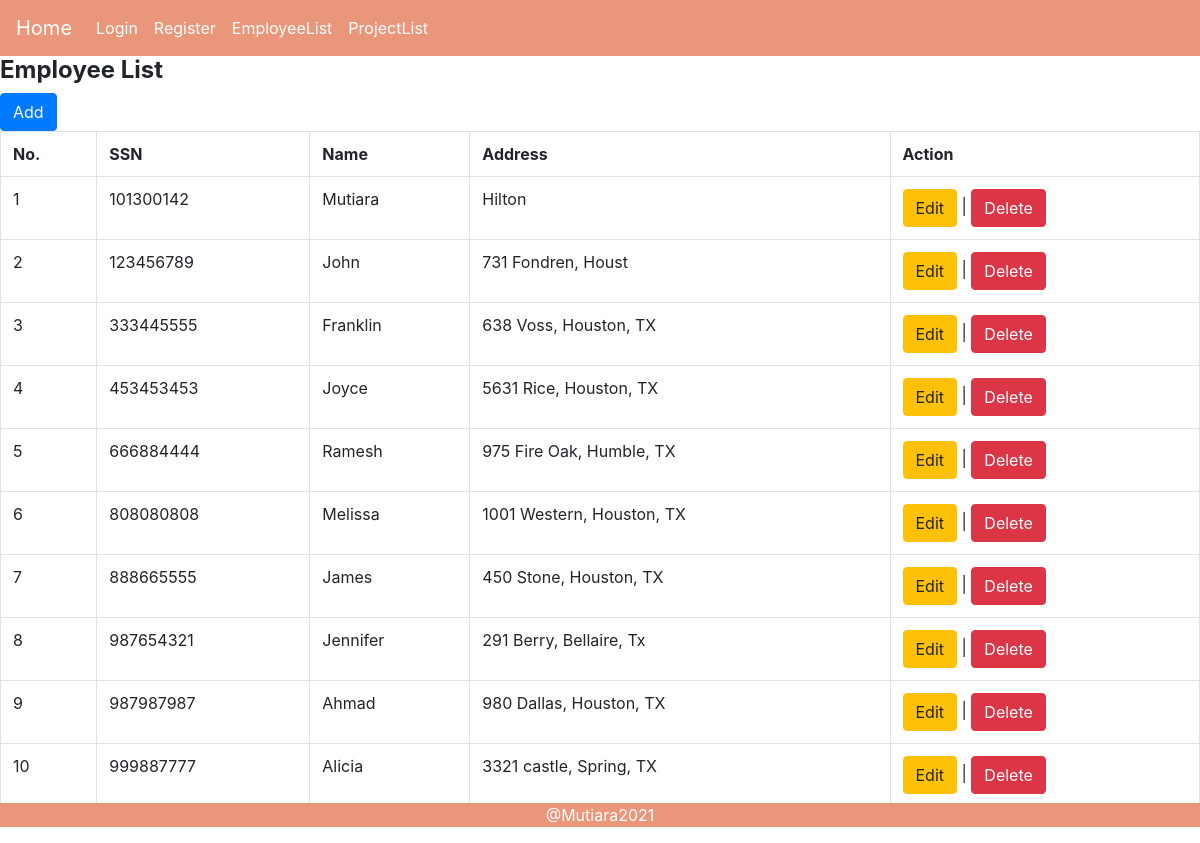
The page /index.php?p=employeelist on the database its author committed.
### tables this page shows
CREATE TABLE `employee` (
  `fname` varchar(20) DEFAULT NULL,
  `minit` char(1) DEFAULT NULL,
  `lname` varchar(20) DEFAULT NULL,
  `ssn` char(9) NOT NULL,
  `bdate` date DEFAULT NULL,
  `address` varchar(30) DEFAULT NULL,
  `sex` char(1) DEFAULT NULL,
  `salary` int(5) DEFAULT NULL,
  `super_ssn` char(9) DEFAULT NULL,
  `dno` int(1) DEFAULT NULL
);

### inc.koneksi.php (called while the page is built, shortened)
<?php
    class Connection{
        private $host = "localhost";
        private $struser = "root";
        private $strpassword = "";
        private $strdbname = "company";
        function connect(){
            $conn = mysqli_connect($this->host,$this->struser, $this->strpassword);
            mysqli_select_db($conn, $this->strdbname);
            $this->connection = $conn;
        }
    }
?>

### class/class.Employee.php (called while the page is built, shortened)
<?php
    class Employee extends Connection{
        public function __get($atribute) {
            if (property_exists($this, $atribute)) {
                return $this->$atribute;
            }
        }
        public function SelectAllEmployee(){
            $sql = "SELECT * FROM employee";
            $result = mysqli_query($this->connection, $sql);
            $arrResult = Array();
            $cnt=0;
            if(mysqli_num_rows($result) > 0) {
                while ($data = mysqli_fetch_array($result)) {
                    $objEmployee = new Employee();
                    $objEmployee->ssn=$data['ssn'];
                    $objEmployee->fname=$data['fname'];
                    $objEmployee->address=$data['address' ];
                    $arrResult[$cnt] = $objEmployee;
                    $cnt++;
                }
            }
            return $arrResult;
        }
    }
?>

### pages/employeelist.php (the view)
<h4 class="title">
<span class="text">
<strong>Employee List</strong>
</span></h4>
<a class="btn btn-primary" href="index.php?p=employee">Add</a>
<table class="table table-bordered">
    <tr>
        <th>No.</th>
        <th>SSN</th>
        <th>Name</th>
        <th>Address</th>
        <th>Action</th>
    </tr>
    <?php
        require_once('./class/class.Employee.php');
        $objEmployee = new Employee();
        $arrayResult = $objEmployee->SelectAllEmployee();
        if(count($arrayResult) == 0){
         echo '<tr><td colspan="5">Tidak ada data!</td></tr>';
        } else{
            $no = 1;
            foreach ($arrayResult as $dataEmployee) {
                echo '<tr>';
                echo '<td>'.$no.'</td>';
                echo '<td>'.$dataEmployee->ssn.'</td>';
                echo '<td>'.$dataEmployee->fname.'</td>';
                echo '<td>'.$dataEmployee->address.'</td>';
                echo '<td> <a class="btn btn-warning" href="index.php?p=employee&ssn='.$dataEmployee->ssn.'"> Edit </a>
                | <a class="btn btn-danger" href="index.php?p=deleteemployee&ssn='.$dataEmployee->ssn.'"
                onclick="return confirm(\'Apakah anda yakin ingin menghapus?\')"> Delete </a> </td>';
                echo '</tr>';
                $no++;
            }
        }
    ?>
</table>

### index.php (shortened to what this page needs)
<?php
require "inc.koneksi.php";
?>
<html lang="en">
<head>
    <link rel="stylesheet" href="https://maxcdn.bootstrapcdn.com/bootstrap/4.0.0/css/bootstrap.min.css"
>
    <link rel="stylesheet" href="./style.css">
</head>
<body>
  <header>
    <nav class="navbar navbar-expand-lg">
      <div class="collapse navbar-collapse" id="navbarNav">
        <ul class="navbar-nav">
          <li class="nav-item active">
            <a class="navbar-brand" href="index.php?p=home">Home</a>
          </li>
          <li class="nav-item active">
            <a class="nav-link" href="index.php? p=login">Login <span class="sr-only"></span></a>
          </li>
          <li class="nav-item active">
            <a class="nav-link" href="index.php?p=register">Register</a>
          </li>
          <li class="nav-item active">
            <a class="nav-link" href="index.php?p=employeelist">EmployeeList</a>
          </li>
          <li class="nav-item active">
            <a class="nav-link" href="index.php?p=projectlist">ProjectList</a>
          </li>
        </ul>
      </div>
    </nav>
  </header>
    <div class=main>
      <?php
        $pages_dir = 'pages';
        if(!empty($_GET['p'])){
          $pages = scandir($pages_dir, 0);
          unset($pages[0], $pages[1]);
          $p = $_GET['p'];
          if(in_array($p.'.php', $pages)){
            include($pages_dir.'/'.$p.'.php');
          }
          else {
            echo 'Halaman tidak ditemukan! :(';
          }
        }
        else {
          include($pages_dir.'/home.php');
        }
      ?>
    </div>
    <div class = "footer">
      <p>@Mutiara2021</p>
    </div>
  </body>
</html>

### style.css (style rules this page uses)
.navbar { background-color: darksalmon; }
.navbar-brand { color: white; }
.navbar-nav a { color: white; }
.footer { background-color: darksalmon; margin-top: -20px; text-align: center; color: white; }

### rows shown on the page
employee: ssn "101300142", fname "Mutiara", address "Hilton"
employee: ssn "123456789", fname "John", address "731 Fondren, Houst"
employee: ssn "333445555", fname "Franklin", address "638 Voss, Houston, TX"
employee: ssn "453453453", fname "Joyce", address "5631 Rice, Houston, TX"
employee: ssn "666884444", fname "Ramesh", address "975 Fire Oak, Humble, TX"
employee: ssn "808080808", fname "Melissa", address "1001 Western, Houston, TX"
employee: ssn "888665555", fname "James", address "450 Stone, Houston, TX"
employee: ssn "987654321", fname "Jennifer", address "291 Berry, Bellaire, Tx"
employee: ssn "987987987", fname "Ahmad", address "980 Dallas, Houston, TX"
employee: ssn "999887777", fname "Alicia", address "3321 castle, Spring, TX"
